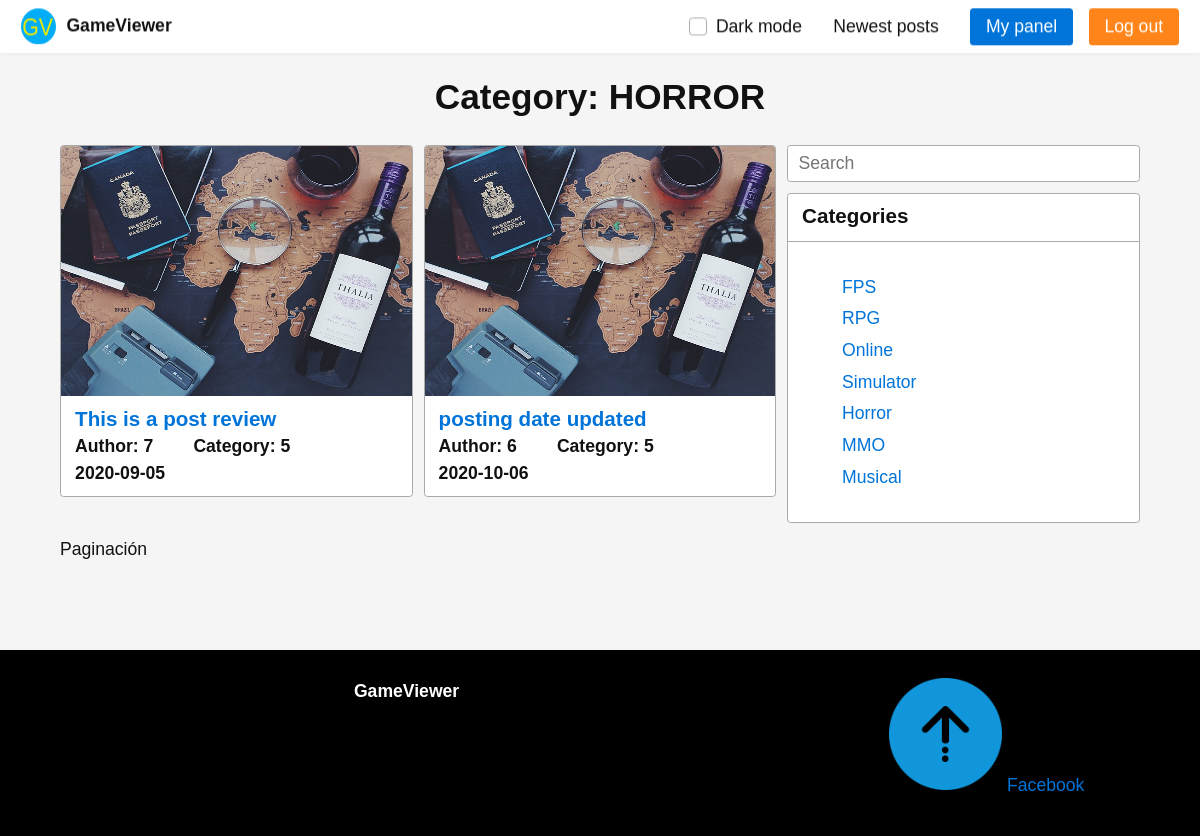
Screenshot of /category/Horror (signed in) with the database file from the repository.
### models.py (models this page shows, shortened)
class Categories(db.Model):
    id = db.Column(db.Integer, primary_key = True)
    name = db.Column(db.Text(50))

class Reviews(db.Model):
    id = db.Column(db.Integer, primary_key = True)
    id_user = db.Column(db.Integer, db.ForeignKey('users.id'), nullable=False)
    id_cat = db.Column(db.Integer, db.ForeignKey('categories.id'), nullable=False)
    title = db.Column(db.Text(50))
    img = db.Column(db.Text(50))
    content = db.Column(db.Text(50))
    created_at = db.Column(db.Text(50))

### controller.py (the view)
@app.route("/category/<cat_name>")
def category(cat_name):
    if session.get('user') != None :
        user = Users.query.filter_by(id = session['user']).first()
    else:
        user = {"id": "0"}
    get_cat = Categories.query.filter_by(name = cat_name ).first()
    reviews = Reviews.query.filter_by(id_cat = get_cat.id )
    categ = Categories.query.all()
    category = cat_name
    return render_template("category.html", categ_name = category, cats = categ, user = user, reviews = reviews)

### templates/category.html (shortened to what this page needs)
{% extends "layout/base.html" %}
{% block title %} Category: {{ categ_name.upper() }} {% endblock %}
{% block content %}
<div class="two-third-600">
    <div class="flex two-600">
        {% for review in reviews %}
        <div>
            <article class="card">
                <img style="width: 100%; max-height: 250px;"
                    src="{{ url_for('static', filename = 'img/travel.jpg' ) }}" alt="post img">
                <header>
                    <h3><a href="{{ url_for('review', review_title = review.title, id = review.id) }}"> {{ review.title }} </a></h3><br>
                    <h4>Author: {{ review.id_user }} </h4>
                    <h4> Category: {{ review.id_cat }} </h4>
                    <h4>{{ review.created_at }}</h4>
                </header>
            </article>
        </div>
        {% endfor %}
    </div>
    <p>Paginación</p>
</div>
{% include "layout/categories-card.html" %}
{% endblock %}

### templates/layout/categories-card.html
<div class="third-600">
    <form action="">
        <fieldset class="flex one">
            <label><input type="text" placeholder="Search" /></label>
        </fieldset>
    </form>
    <article class="card">
        <header>
            <h3>Categories</h3>
        </header>
        <footer>
            <ul>
                {% for cat in cats %}
                <li><a href="{{ url_for('category', cat_name = cat.name) }}"> {{ cat.name }} </a></li>
                {% endfor %}
            </ul>
        </footer>
    </article>
</div>

### static/css/style.css (style rules this page uses)
ul { list-style: none; }
.html { filter: invert(0%); }

### static/css/picnic.css (style rules this page uses)
html { font-family:sans-serif;-ms-text-size-adjust:100%;-webkit-text-size-adjust:100% }
body { margin:0 }
article,aside,details,figcaption,figure,footer,header,hgroup,main,nav,section,summary { display:block }
a { background:transparent }
img { border:0 }
button,input,optgroup,select,textarea { color:inherit;font:inherit;margin:0 }
input { line-height:normal }
fieldset { border:0;padding:0 }
* { box-sizing:inherit }
html,body { font-family:Arial, Helvetica, sans-serif;box-sizing:border-box;height:100% }
body { color:#111;font-size:1.1em;line-height:1.5;background:#fff }
h1,h2,h3,h4,h5,h6 { margin:0;padding:.6em 0 }
li { margin:0 0 .3em }
a { color:#0074d9;text-decoration:none;box-shadow:none;transition:all 0.3s }
label { cursor:pointer }
input,textarea,.select select { line-height:1.5;margin:0;height:2.1em;padding:.3em .6em;border:1px solid #aaa;background-color:#fff;border-radius:.2em;transition:all 0.3s;width:100% }
.flex { display:-ms-flexbox;display:flex;margin-left:-.6em;width:calc(100% + .6em);flex-wrap:wrap;transition:all .3s ease }
.flex>* { box-sizing:border-box;flex:1 1 auto;padding-left:.6em;padding-bottom:.6em }
.flex[class*="one"]>*,.flex[class*="two"]>*,.flex[class*="three"]>*,.flex[class*="four"]>*,.flex[class*="five"]>*,.flex[class*="six"]>*,.flex[class*="seven"]>*,.flex[class*="eight"]>*,.flex[class*="nine"]>*,.flex[class*="ten"]>*,.flex[class*="eleven"]>*,.flex[class*="twelve"]>* { flex-grow:0 }
.one>* { width:100% }
@media all and (min-width: 600px) { .two-600>* { width:50% } }
@media all and (min-width: 600px) { .third-600 { width:33.33333%;display:block } }
@media all and (min-width: 600px) { .two-third-600 { width:66.66666%;display:block } }
.card,.modal .overlay ~ * { position:relative;box-shadow:0;border-radius:.2em;border:1px solid #aaa;overflow:hidden;text-align:left;background:#fff;margin-bottom:.6em;padding:0;transition:all .3s ease }
.card>*,.modal .overlay ~ *>* { max-width:100%;display:block }
.card>*:last-child,.modal .overlay ~ *>*:last-child { margin-bottom:0 }
.card header,.modal .overlay ~ * header,.card section,.modal .overlay ~ * section,.card>p,.modal .overlay ~ *>p { padding:.6em .8em }
.card header,.modal .overlay ~ * header { font-weight:bold;position:relative;border-bottom:1px solid #aaa }
.card header h1,.modal .overlay ~ * header h1,.card header h2,.modal .overlay ~ * header h2,.card header h3,.modal .overlay ~ * header h3,.card header h4,.modal .overlay ~ * header h4,.card header h5,.modal .overlay ~ * header h5,.card header h6,.modal .overlay ~ * header h6 { padding:0;margin:0 2em 0 0;line-height:1;display:inline-block;vertical-align:text-bottom }
.card header:last-child,.modal .overlay ~ * header:last-child { border-bottom:0 }
.card footer,.modal .overlay ~ * footer { padding:.8em }

### rows the page displays
Categories: upper "HORROR", name "Horror"
Reviews: title "This is a post review", id_user "7", id_cat "5", created_at "2020-09-05"
Reviews: title "posting date updated", id_user "6", id_cat "5", created_at "2020-10-06"
Categories: name "FPS"
Categories: name "RPG"
Categories: name "Online"
Categories: name "Simulator"
Categories: name "MMO"
Categories: name "Musical"
